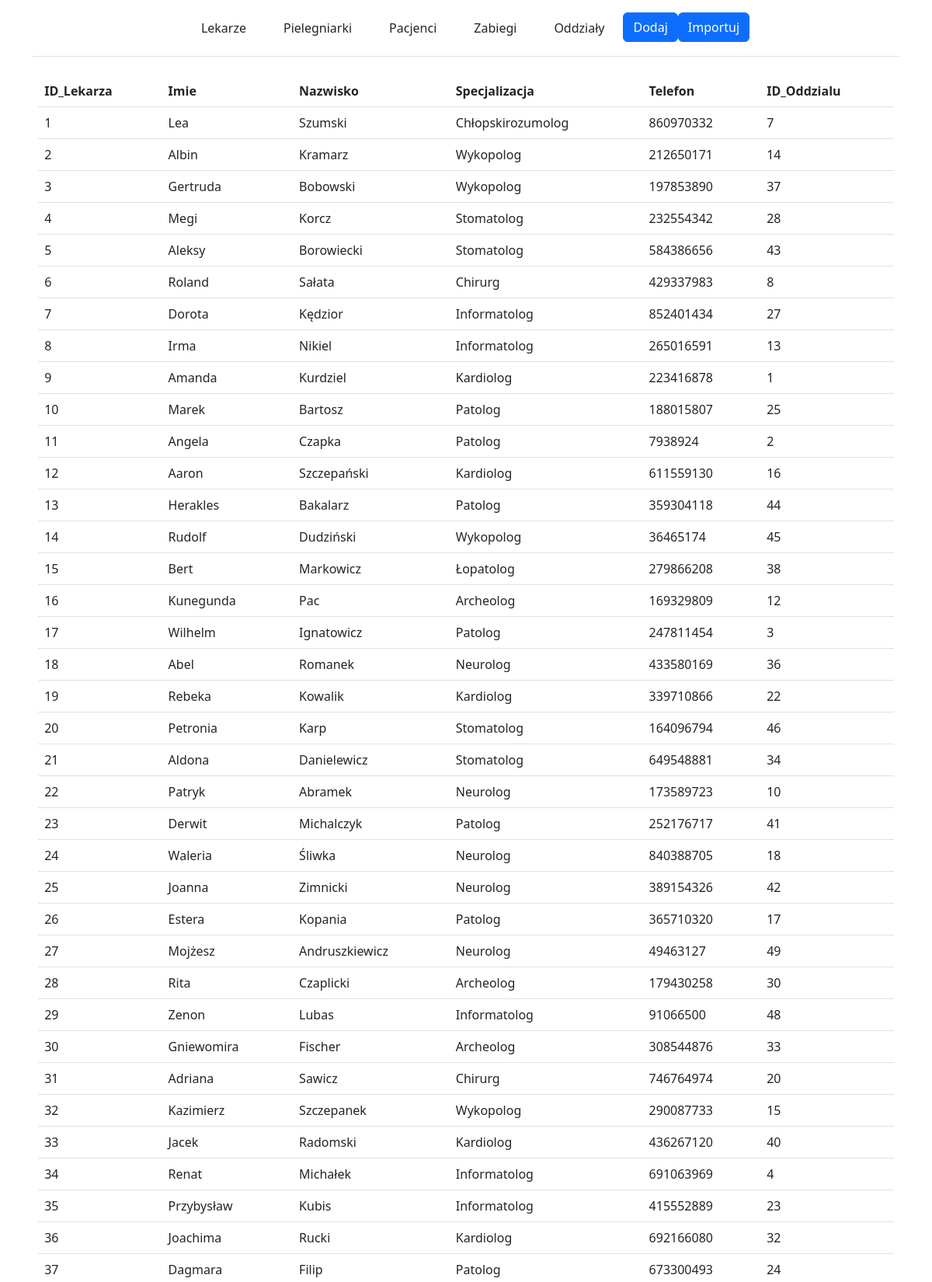
The app's page /mockup.php?name=Lekarze (upper part) with its own data.
### tables this page shows
CREATE TABLE `Lekarze` (
  `ID_Lekarza` int NOT NULL,
  `Imie` varchar(50) NOT NULL,
  `Nazwisko` varchar(50) NOT NULL,
  `Specjalizacja` varchar(50) NOT NULL,
  `Telefon` varchar(9) NOT NULL,
  `ID_Oddzialu` int NOT NULL
);

### db.php (called while the page is built, shortened)
<?php
class Baza {
    private static $db;
    private function __construct() {
        $this->conn = new mysqli('localhost', 'root', 'root', 'Szpital');
    }
    public static function getConnection() {
        if (self::$db == null) {
            self::$db = new Baza();
        }
        return self::$db;
    }
    public static function getTable($table){
        return self::$db->conn->query("CALL getData('$table')");
    }
}
?>

### mockup.php (the view, shortened to what this page needs)
<!DOCTYPE html>
<html>
    <head>
        <link href="https://cdn.jsdelivr.net/npm/bootstrap@5.3.0-alpha1/dist/css/bootstrap.min.css" rel="stylesheet">
    </head>
    <body>
        <div class="container">
            <header class="align-items-center justify-content-center justify-content-md-between py-3 mb-4 border-bottom">
                    <ul class="nav col-10 col-md-auto mb-2 justify-content-center mb-md-0">
                        <li><a href="mockup.php?name=Lekarze" class="nav-link px-4 link-dark">Lekarze</a></li>
                        <li><a href="mockup.php?name=Pielegniarki" class="nav-link px-4 link-dark">Pielegniarki</a></li>
                        <li><a href="mockup.php?name=Pacjenci" class="nav-link px-4 link-dark">Pacjenci</a></li>
                        <li><a href="mockup.php?name=Zabiegi" class="nav-link px-4 link-dark">Zabiegi</a></li>
                        <li><a href="mockup.php?name=Oddzialy" class="nav-link px-4 link-dark">Oddziały</a></li>
                        <a href='newPatient.php'><button type="button" class="btn btn-primary">Dodaj</button></a>
                        <a href='dataImport.php'><button type="button" class="btn btn-primary">Importuj</button></a>
                    </ul>
            </header>
        </div>
        <div class="row justify-content-center">
            <table class="table table-responsive" style="width: 90%">
                <?php
                    include 'db.php';
                    $tab = Baza::getTable($_GET['name']);
                    $row = $tab->fetch_assoc();
                    echo "<thead>";
                        foreach(array_keys($row) as $header) {
                            echo "<th scope='col'>".$header."</th>";
                        }
                    echo "</thead>";
                    echo "<tbody>";
                        do {
                            echo "<tr>";
                            foreach ($row as $data) {
                                echo "<td>".$data."</td>";
                            }
                            echo "</tr>";
                        } while ($row = $tab->fetch_assoc());
                    echo "</tbody>";
                ?>
            </table>
        </div>
    </body>
</html>

### records on screen
lekarze: ID_Lekarza "1", Imie "Lea", Nazwisko "Szumski", Specjalizacja "Chłopskirozumolog", Telefon "860970332", ID_Oddzialu "7"
lekarze: ID_Lekarza "2", Imie "Albin", Nazwisko "Kramarz", Specjalizacja "Wykopolog", Telefon "212650171", ID_Oddzialu "14"
lekarze: ID_Lekarza "3", Imie "Gertruda", Nazwisko "Bobowski", Specjalizacja "Wykopolog", Telefon "197853890", ID_Oddzialu "37"
lekarze: ID_Lekarza "4", Imie "Megi", Nazwisko "Korcz", Specjalizacja "Stomatolog", Telefon "232554342", ID_Oddzialu "28"
lekarze: ID_Lekarza "5", Imie "Aleksy", Nazwisko "Borowiecki", Specjalizacja "Stomatolog", Telefon "584386656", ID_Oddzialu "43"
lekarze: ID_Lekarza "6", Imie "Roland", Nazwisko "Sałata", Specjalizacja "Chirurg", Telefon "429337983", ID_Oddzialu "8"
lekarze: ID_Lekarza "7", Imie "Dorota", Nazwisko "Kędzior", Specjalizacja "Informatolog", Telefon "852401434", ID_Oddzialu "27"
lekarze: ID_Lekarza "8", Imie "Irma", Nazwisko "Nikiel", Specjalizacja "Informatolog", Telefon "265016591", ID_Oddzialu "13"
lekarze: ID_Lekarza "9", Imie "Amanda", Nazwisko "Kurdziel", Specjalizacja "Kardiolog", Telefon "223416878", ID_Oddzialu "1"
lekarze: ID_Lekarza "10", Imie "Marek", Nazwisko "Bartosz", Specjalizacja "Patolog", Telefon "188015807", ID_Oddzialu "25"
lekarze: ID_Lekarza "11", Imie "Angela", Nazwisko "Czapka", Specjalizacja "Patolog", Telefon "7938924", ID_Oddzialu "2"
lekarze: ID_Lekarza "12", Imie "Aaron", Nazwisko "Szczepański", Specjalizacja "Kardiolog", Telefon "611559130", ID_Oddzialu "16"
lekarze: ID_Lekarza "13", Imie "Herakles", Nazwisko "Bakalarz", Specjalizacja "Patolog", Telefon "359304118", ID_Oddzialu "44"
lekarze: ID_Lekarza "14", Imie "Rudolf", Nazwisko "Dudziński", Specjalizacja "Wykopolog", Telefon "36465174", ID_Oddzialu "45"
lekarze: ID_Lekarza "15", Imie "Bert", Nazwisko "Markowicz", Specjalizacja "Łopatolog", Telefon "279866208", ID_Oddzialu "38"
lekarze: ID_Lekarza "16", Imie "Kunegunda", Nazwisko "Pac", Specjalizacja "Archeolog", Telefon "169329809", ID_Oddzialu "12"
lekarze: ID_Lekarza "17", Imie "Wilhelm", Nazwisko "Ignatowicz", Specjalizacja "Patolog", Telefon "247811454", ID_Oddzialu "3"
lekarze: ID_Lekarza "18", Imie "Abel", Nazwisko "Romanek", Specjalizacja "Neurolog", Telefon "433580169", ID_Oddzialu "36"
lekarze: ID_Lekarza "19", Imie "Rebeka", Nazwisko "Kowalik", Specjalizacja "Kardiolog", Telefon "339710866", ID_Oddzialu "22"
lekarze: ID_Lekarza "20", Imie "Petronia", Nazwisko "Karp", Specjalizacja "Stomatolog", Telefon "164096794", ID_Oddzialu "46"
lekarze: ID_Lekarza "21", Imie "Aldona", Nazwisko "Danielewicz", Specjalizacja "Stomatolog", Telefon "649548881", ID_Oddzialu "34"
lekarze: ID_Lekarza "22", Imie "Patryk", Nazwisko "Abramek", Specjalizacja "Neurolog", Telefon "173589723", ID_Oddzialu "10"
lekarze: ID_Lekarza "23", Imie "Derwit", Nazwisko "Michalczyk", Specjalizacja "Patolog", Telefon "252176717", ID_Oddzialu "41"
lekarze: ID_Lekarza "24", Imie "Waleria", Nazwisko "Śliwka", Specjalizacja "Neurolog", Telefon "840388705", ID_Oddzialu "18"
lekarze: ID_Lekarza "25", Imie "Joanna", Nazwisko "Zimnicki", Specjalizacja "Neurolog", Telefon "389154326", ID_Oddzialu "42"
lekarze: ID_Lekarza "26", Imie "Estera", Nazwisko "Kopania", Specjalizacja "Patolog", Telefon "365710320", ID_Oddzialu "17"
lekarze: ID_Lekarza "27", Imie "Mojżesz", Nazwisko "Andruszkiewicz", Specjalizacja "Neurolog", Telefon "49463127", ID_Oddzialu "49"
lekarze: ID_Lekarza "28", Imie "Rita", Nazwisko "Czaplicki", Specjalizacja "Archeolog", Telefon "179430258", ID_Oddzialu "30"
lekarze: ID_Lekarza "29", Imie "Zenon", Nazwisko "Lubas", Specjalizacja "Informatolog", Telefon "91066500", ID_Oddzialu "48"
lekarze: ID_Lekarza "30", Imie "Gniewomira", Nazwisko "Fischer", Specjalizacja "Archeolog", Telefon "308544876", ID_Oddzialu "33"
lekarze: ID_Lekarza "31", Imie "Adriana", Nazwisko "Sawicz", Specjalizacja "Chirurg", Telefon "746764974", ID_Oddzialu "20"
lekarze: ID_Lekarza "32", Imie "Kazimierz", Nazwisko "Szczepanek", Specjalizacja "Wykopolog", Telefon "290087733", ID_Oddzialu "15"
lekarze: ID_Lekarza "33", Imie "Jacek", Nazwisko "Radomski", Specjalizacja "Kardiolog", Telefon "436267120", ID_Oddzialu "40"
lekarze: ID_Lekarza "34", Imie "Renat", Nazwisko "Michałek", Specjalizacja "Informatolog", Telefon "691063969", ID_Oddzialu "4"
lekarze: ID_Lekarza "35", Imie "Przybysław", Nazwisko "Kubis", Specjalizacja "Informatolog", Telefon "415552889", ID_Oddzialu "23"
lekarze: ID_Lekarza "36", Imie "Joachima", Nazwisko "Rucki", Specjalizacja "Kardiolog", Telefon "692166080", ID_Oddzialu "32"
lekarze: ID_Lekarza "37", Imie "Dagmara", Nazwisko "Filip", Specjalizacja "Patolog", Telefon "673300493", ID_Oddzialu "24"

### other values on screen
$header "ID_Lekarza"
$header "Imie"
$header "Nazwisko"
$header "Specjalizacja"
$header "Telefon"
$header "ID_Oddzialu"
